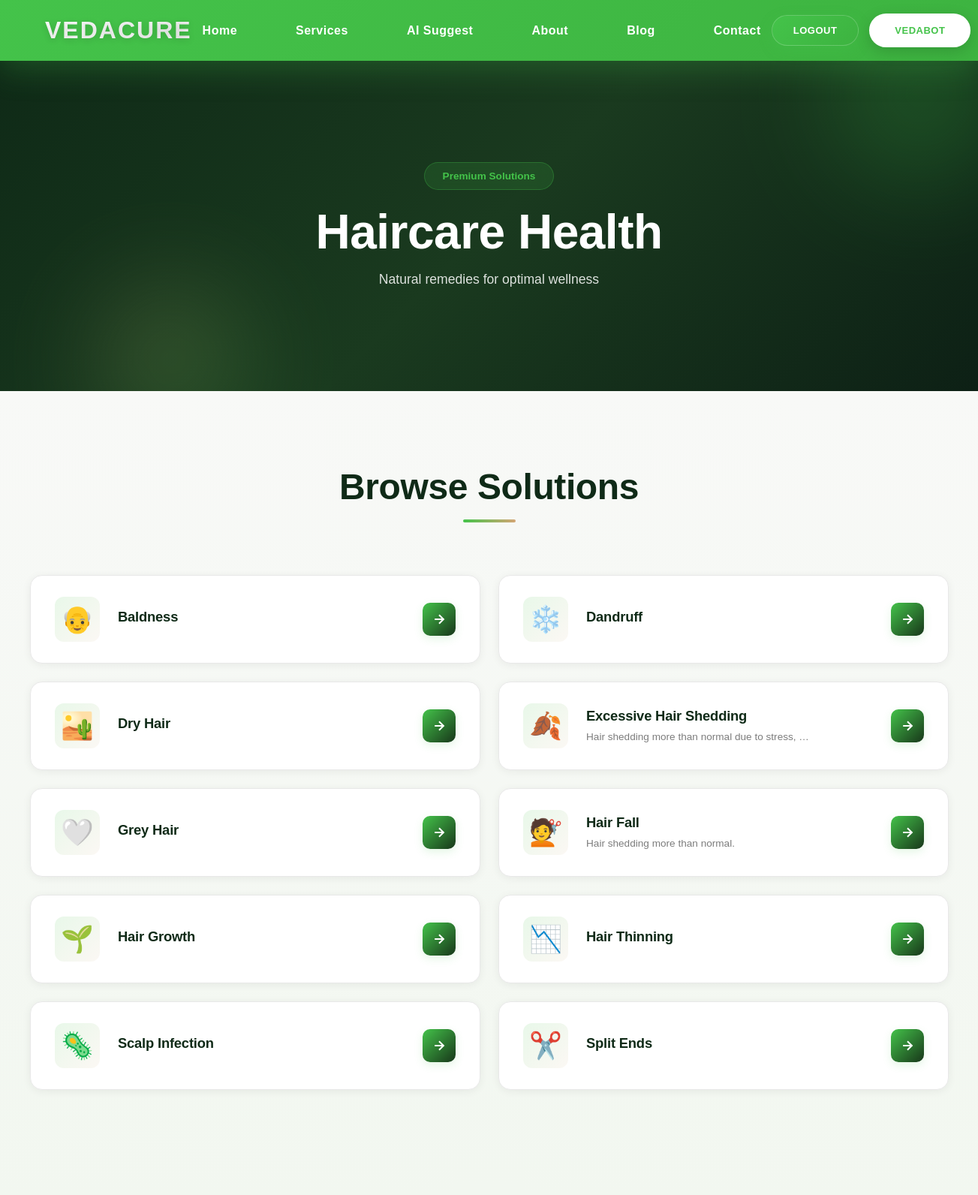
Page /category/haircare-health/ (signed in) on the earlier database version.
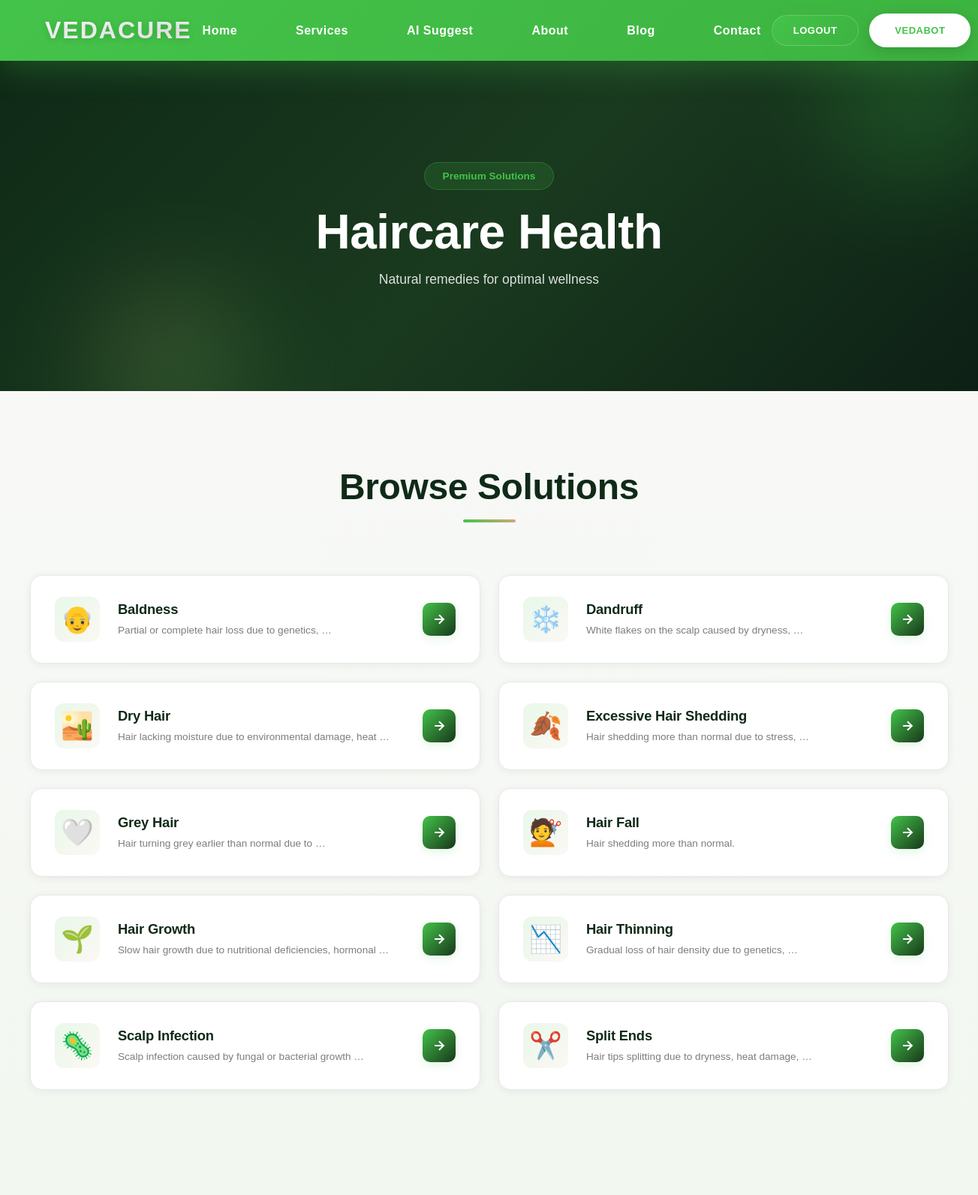
Same page on the later database version.
### remedies/models.py (models this page shows, shortened)
class Category(models.Model):
    name = models.CharField(max_length=100)
    slug = models.SlugField(max_length=100, unique=True)
    description = models.TextField(blank=True)

class Problem(models.Model):
    category = models.ForeignKey(
        Category,
        on_delete=models.CASCADE,
        related_name="problems"
    )
    name = models.CharField(max_length=100)
    about_problem = models.TextField()
    symptoms = models.TextField()
    short_description = models.TextField(blank=True)

### remedies/views.py (the view)
# urls.py: path("category/<slug:slug>/", category_detail, name="category_detail"),
def category_detail(request, slug):
    try:
        category = Category.objects.get(slug=slug)
        problems = Problem.objects.filter(category=category).order_by('name')
        return render(request, "category.html", {
            "category_name": category.name,
            "problems": problems,
            "slug": slug
        })
    except Category.DoesNotExist:
        return render(request, "404.html")

### remedies/templates/category.html (shortened to what this page needs)
{% extends "base.html" %}
{% block content %}
<section class="category-hero-modern">
    <div class="category-hero-modern-bg">
        <div class="category-orb category-orb-1"></div>
        <div class="category-orb category-orb-2"></div>
    </div>
    <div class="category-hero-modern-content">
        <div class="category-badge">Premium Solutions</div>
        <h1 class="category-hero-modern-title">{{ category_name }}</h1>
        <p class="category-hero-modern-subtitle">Natural remedies for optimal wellness</p>
    </div>
</section>
<section class="category-problems-section">
    <div class="category-problems-container">
        <div class="category-section-header">
            <h2 class="category-grid-title">Browse Solutions</h2>
            <div class="category-header-line"></div>
        </div>
        {% if problems %}
            <div class="category-problems-grid-modern">
                {% for problem in problems %}
                    <a href="{% url 'problem_detail' problem.name %}" class="category-problem-card-modern">
                        <div class="card-modern-bg"></div>
                        <div class="card-modern-icon">
                            {% if "Hair Fall" in problem.name %}
                                💇
                            {% elif "Dandruff" in problem.name %}
                                ❄️
                            {% elif "Hair Growth" in problem.name %}
                                🌱
                            {% elif "Dry Hair" in problem.name %}
                                🏜️
                            {% elif "Split Ends" in problem.name %}
                                ✂️
                            {% elif "Hair Thinning" in problem.name %}
                                📉
                            {% elif "Scalp Infection" in problem.name %}
                                🦠
                            {% elif "Grey Hair" in problem.name %}
                                🤍
                            {% elif "Baldness" in problem.name %}
                                👴
                            {% elif "Excessive Hair Shedding" in problem.name %}
                                🍂
                            {% elif "Acne" in problem.name or "Pimples" in problem.name %}
                                🧴
                            {% elif "Blackheads" in problem.name %}
                                ⚫
                            {% elif "Dull Skin" in problem.name %}
                                😐
                            {% elif "Dry Skin" in problem.name %}
                                🏜️
                            {% elif "Oily Skin" in problem.name %}
                                💧
                            {% elif "Rashes" in problem.name %}
                                🌡️
                            {% elif "Skin Redness" in problem.name %}
                                🔴
                            {% elif "Sun Tan" in problem.name %}
                                ☀️
                            {% elif "Stretch Marks" in problem.name %}
                                〰️
                            {% elif "Irregular Periods" in problem.name %}
                                🔄
                            {% elif "Painful Period" in problem.name %}
                                😣
                            {% elif "Menstrual Cramps" in problem.name %}
                                ⚡
                            {% elif "Heavy Periods" in problem.name %}
                                🩸
                            {% elif "White Discharge" in problem.name %}
                                💧
                            {% elif "Hormonal Imbalance" in problem.name %}
                                ⚖️
                            {% elif "PCOS Symptoms" in problem.name %}
                                🧬
                            {% elif "Menopause Symptoms" in problem.name %}
                                🌙
                            {% elif "Mood Swings" in problem.name %}
                                🎭
                            {% elif "Back Pain During Periods" in problem.name %}
                                🦴
                            {% elif "Weak Immunity" in problem.name %}
                                🛡️
                            {% elif "Frequent Illness" in problem.name %}
                                🤒
                            {% elif "Low Energy" in problem.name %}
                                🔋
                            {% elif "Fatigue" in problem.name %}
                                😴
                            {% elif "Tiredness" in problem.name %}
                                🥱
                            {% elif "Weakness After Illness" in problem.name %}
                                🩹
                            {% elif "Seasonal Allergies" in problem.name %}
                                🤧
                            {% elif "Poor Stamina" in problem.name %}
                                🏃‍♂️
                            {% elif "Common Cold" in problem.name %}
                                🤧
                            {% elif "Seasonal Flu" in problem.name %}
                                🤒
                            {% elif "Runny Nose" in problem.name %}
                                👃
                            {% elif "Blocked Nose" in problem.name %}
                                😮‍💨
                            {% elif "Sneezing" in problem.name %}
                                🤧
                            {% elif "Dry Cough" in problem.name %}
                                😷
                            {% elif "Wet Cough" in problem.name %}
                                🫁
                            {% elif "Throat Pain" in problem.name %}
                                🔥
                            {% elif "Hoarseness of Voice" in problem.name %}
                                🎤
                            {% elif "Chills" in problem.name %}
                                🥶
                            {% elif "Eye Strain" in problem.name %}
                                👀
                            {% elif "Dry Eyes" in problem.name %}
                                🫧
                            {% elif "Burning Eyes" in problem.name %}
                                🔥
                            {% elif "Red Eyes" in problem.name %}
                                🔴
                            {% elif "Ear Pain" in problem.name and "Mild" in problem.name %}
                                👂
                            {% elif "Ear Blockage" in problem.name %}
                                🎧
                            {% elif "Nose Pain" in problem.name %}
                                👃
                            {% elif "Nose Bleeding" in problem.name %}
                                🩸
                            {% elif "Throat Infection" in problem.name %}
                                🦠
                            {% elif "Tonsil Irritation" in problem.name %}
                                🫁
                            {% elif "Indigestion" in problem.name %}
                                🤢
                            {% elif "Common Stomach Pain" in problem.name %}
                                🤕
                            {% elif "Bloating" in problem.name %}
                                🎈
                            {% elif "Abdominal Cramps" in problem.name %}
                                ⚡
                            {% elif "Loose Motion" in problem.name %}
                                🚽
                            {% elif "Vomiting" in problem.name %}
                                🤮
                            {% elif "Diarrhea" in problem.name %}
                                💧
                            {% elif "Nausea" in problem.name %}
                                🤢
                            {% elif "Stress" in problem.name %}
                                😣
                            {% elif "Anxiety" in problem.name %}
                                😰
                            {% elif "Mental Fatigue" in problem.name %}
                                😴
                            {% elif "Brain Fog" in problem.name %}
                                🌫️
                            {% elif "Poor Concentration" in problem.name %}
                                🎯
                            {% elif "Headache" in problem.name %}
                                🤕
                            {% elif "Migraine" in problem.name %}
                                ⚡
                            {% elif "Insomnia" in problem.name %}
                                🌙
                            {% elif "Sleep Disturbance" in problem.name %}
                                🛌
                            {% elif "Nervous Weakness" in problem.name %}
                                🧠
                            {% elif "Body Pain" in problem.name %}
                                🤕
                            {% elif "Muscle Stiffness" in problem.name %}
                                💪
                            {% elif "Swelling in Joints" in problem.name %}
                                🦴
                            {% elif "Elbow Pain" in problem.name %}
                                🦾
                            {% elif "Back Pain" in problem.name %}
                                🧍‍♂️
                            {% elif "Joint Pain" in problem.name %}
                                🦴
                            {% elif "Neck Pain" in problem.name %}
                                🧑‍⚕️
                            {% elif "Knee Pain" in problem.name %}
                                🦵
                            {% elif "Arthritis" in problem.name %}
                                🦴
                            {% elif "Frozen Shoulder" in problem.name %}
                                🧊
                            {% elif "Toothache" in problem.name %}
                                🦷
                            {% elif "Gum Pain" in problem.name %}
                                😬
                            {% elif "Bleeding Gums" in problem.name %}
                                🩸
                            {% elif "Mouth Ulcers" in problem.name %}
                                😣
                            {% elif "Bad Breath" in problem.name %}
                                😮‍💨
                            {% elif "Oral Infections" in problem.name and "Mild" in problem.name %}
                                🦠
                            {% else %}
                                🌿
                            {% endif %}
                        </div>
                        <div class="card-modern-body">
                            <h3 class="card-modern-title">{{ problem.name }}</h3>
                            <p class="card-modern-description">{{ problem.short_description|truncatewords:8 }}</p>
                        </div>
                        <div class="card-modern-arrow">
                            <svg width="20" height="20" viewBox="0 0 24 24" fill="none" stroke="currentColor" stroke-width="2.5">
                                <line x1="5" y1="12" x2="19" y2="12"></line>
                                <polyline points="12 5 19 12 12 19"></polyline>
                            </svg>
                        </div>
                    </a>
                {% endfor %}
            </div>
        {% endif %}
    </div>
</section>
{% endblock %}

### remedies/templates/base.html (shortened to what this page needs)
{% load static %}
<!DOCTYPE html>
<html lang="en">
<head>
    <link rel="stylesheet" href="{% static 'style.css' %}">
</head>
<body>
<nav class="navbar">
    <div class="logo">VedaCure</div>
    <ul class="nav-links">
        <li><a href="{% url 'home' %}">Home</a></li>
        <li><a href="{% url 'services' %}">Services</a></li>
        <li><a href="{% url 'ai_suggest' %}">AI Suggest</a></li>
        <li><a href="{% url 'about' %}">About</a></li>
        <li><a href="{% url 'blog' %}">Blog</a></li>
        <li><a href="{% url 'contact' %}">Contact</a></li>
    </ul>
    <div class="nav-actions">
        <a href="{% url 'logout' %}" class="logout-btn">Logout</a>
        <a href="javascript:void(0)" class="bot-btn" id="openBot">VedaBOT</a>
    </div>
</nav>
<div id="page" class="page">
    {% block content %}{% endblock %}
</div>
</body>
</html>

Differences in the rows shown:
changed Problem "Baldness": short_description (not shown) → "Partial or complete hair loss due to genetics, …"
changed Problem "Dandruff": short_description (not shown) → "White flakes on the scalp caused by dryness, …"
changed Problem "Dry Hair": short_description (not shown) → "Hair lacking moisture due to environmental damage, heat …"
changed Problem "Grey Hair": short_description (not shown) → "Hair turning grey earlier than normal due to …"
changed Problem "Hair Growth": short_description (not shown) → "Slow hair growth due to nutritional deficiencies, hormonal …"
changed Problem "Hair Thinning": short_description (not shown) → "Gradual loss of hair density due to genetics, …"
changed Problem "Scalp Infection": short_description (not shown) → "Scalp infection caused by fungal or bacterial growth …"
changed Problem "Split Ends": short_description (not shown) → "Hair tips splitting due to dryness, heat damage, …"
